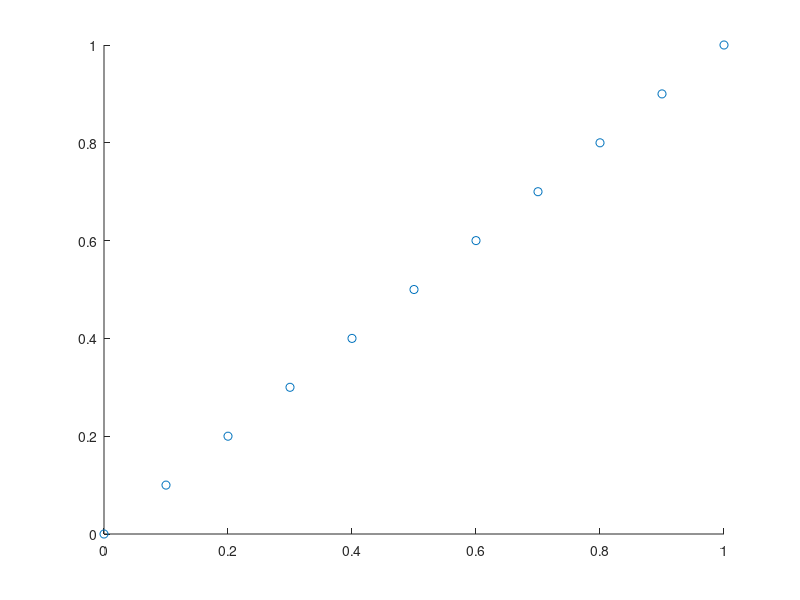
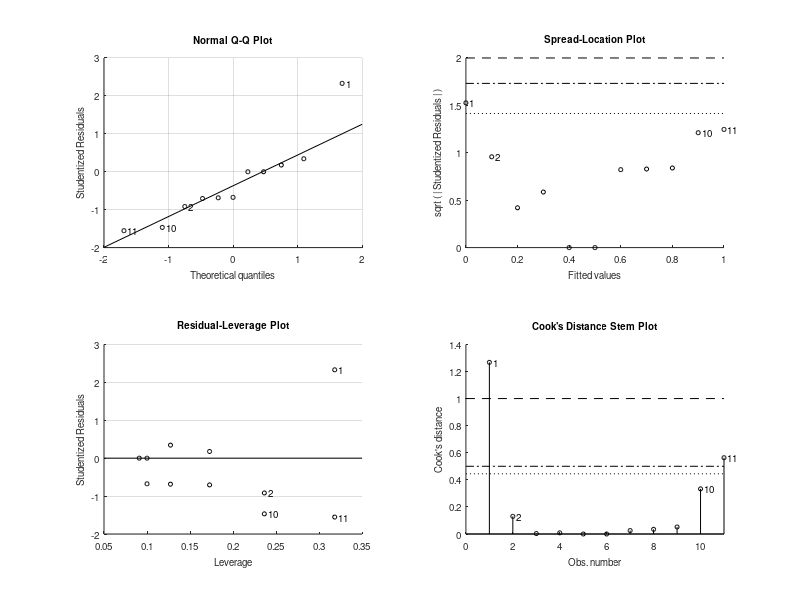

Here is the MATLAB script that generated these plots, in order:
close all
clear all

% data
p_sym = [0:10]'./10;

y = p_sym;

x = p_sym;

scatter(x, y);
hold on 

fitlm(x, y)